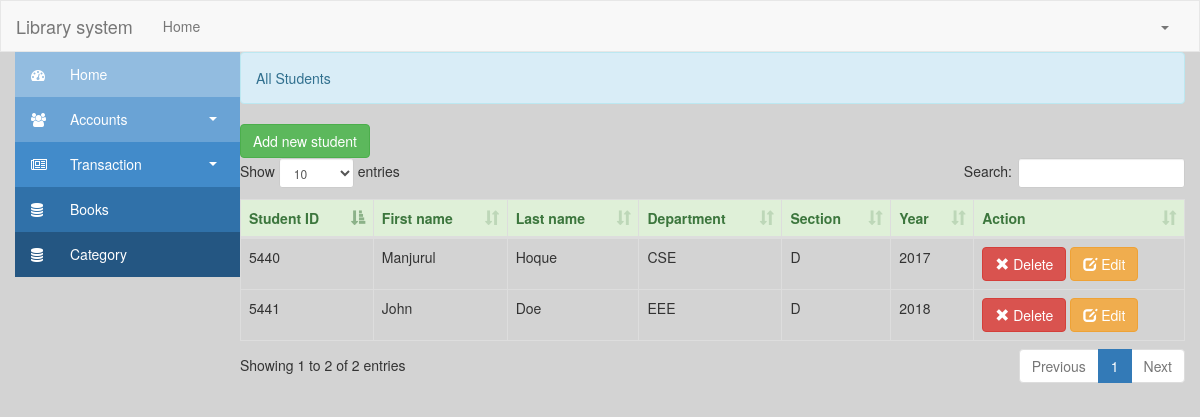
/students, run on the app's committed database.
### library/models.py (models this page shows)
class Student(models.Model):
    student_id = models.CharField(max_length=255, unique=True)
    firstname = models.CharField(max_length=255)
    lastname = models.CharField(max_length=255)
    department = models.CharField(max_length=255)
    section = models.CharField(max_length=10)
    year = models.CharField(max_length=10)

### library/views.py (the view, shortened to what this page needs)
# urls.py: url(r'^students$', views.students, name="students"),
def students(request):
    students = Student.objects.all()
    return render(request, "students.html", {"students": students})

### library/templates/students.html (shortened to what this page needs)
{% extends 'app.html' %}
{% block body %}
    <div>
        <div class="alert alert-info">All Students</div>
        <a href="#" id="add_book" class="btn btn-success">Add new student</a>
        <div id="book_table">
            <table id="table" class="table table-bordered">
                <thead class="alert-success">
                <tr>
                    <th>Student ID</th>
                    <th>First name</th>
                    <th>Last name</th>
                    <th>Department</th>
                    <th>Section</th>
                    <th>Year</th>
                    <th>Action</th>
                </tr>
                </thead>
                <tbody>
                {% for student in students %}
                    <tr>
                        <td>{{ student.student_id }}</td>
                        <td>{{ student.firstname }}</td>
                        <td>{{ student.lastname }}</td>
                        <td>{{ student.department }}</td>
                        <td>{{ student.section }}</td>
                        <td>{{ student.year }}</td>
                        <td><a class="btn btn-danger delbook_id" href="{% url 'delete_book' student.id %}"><span
                                class="glyphicon glyphicon-remove"></span> Delete</a>
                            <a href="#" data-id="{{ student.id }}" class="btn btn-warning editButton ebook_id">
                                <span class="glyphicon glyphicon-edit"></span> Edit</a></td>
                    </tr>
                {% endfor %}
                </tbody>
            </table>
        </div>
    </div>
{% endblock %}

### library/static/css/style.css (style rules this page uses)
body { background: lightgray; }

### data on the page
Student: student_id "5440", firstname "Manjurul", lastname "Hoque", department "CSE", section "D", year "2017"
Student: student_id "5441", firstname "John", lastname "Doe", department "EEE", section "D", year "2018"
